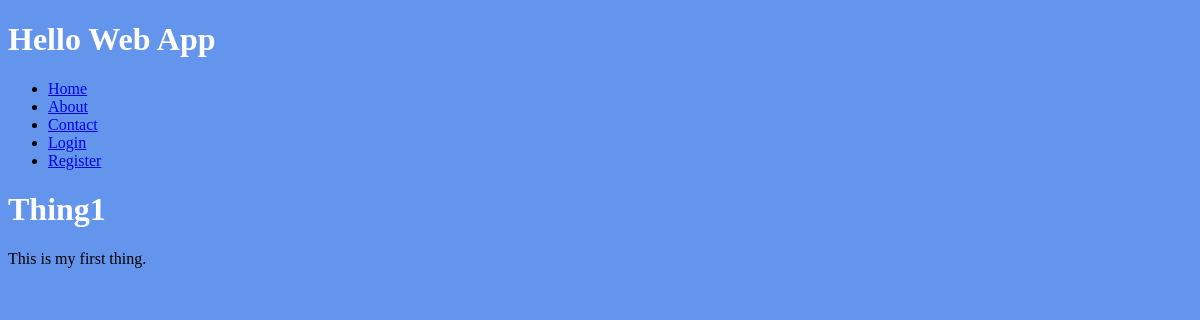
Before: /things/thing1/ with the older database file.
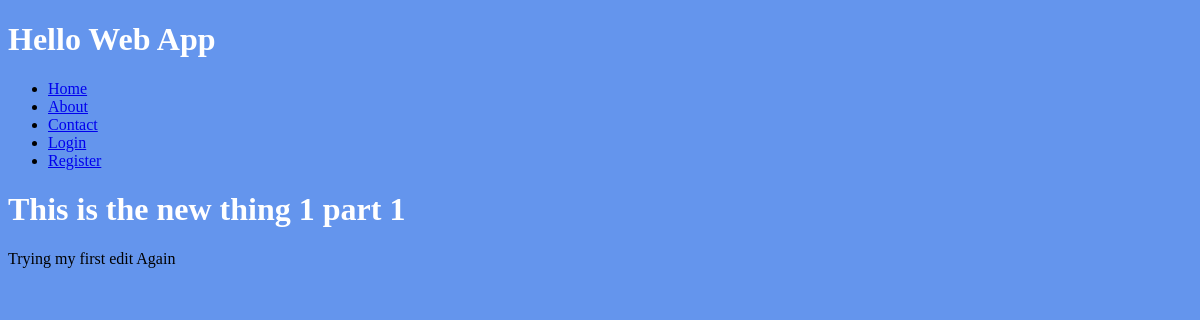
After: the same page with the newer database file.
### collection/models.py (models this page shows)
class Thing(models.Model):
    name = models.CharField(max_length=255)
    description = models.TextField()
    slug = models.SlugField(unique=True)
    user = models.OneToOneField(User, blank=True, null=True)

### collection/views.py (the view)
# urls.py: url(r'^things/(?P<slug>[-\w]+)/$', views.thing_detail,
def thing_detail(request, slug):
    thing = Thing.objects.get(slug=slug)
    return render(request, 'things/thing_detail.html', {
        'thing': thing,
    })

### collection/templates/things/thing_detail.html (shortened to what this page needs)
{% extends 'base.html' %}
{% block content %}
    <h1>{{ thing.name }}</h1>
    <p>{{ thing.description }}</p>
{% endblock content %}

Changed rows visible on the page:
changed Thing: name "Thing1" → "This is the new thing 1 part 1"; description "This is my first thing." → "Trying my first edit Again"
